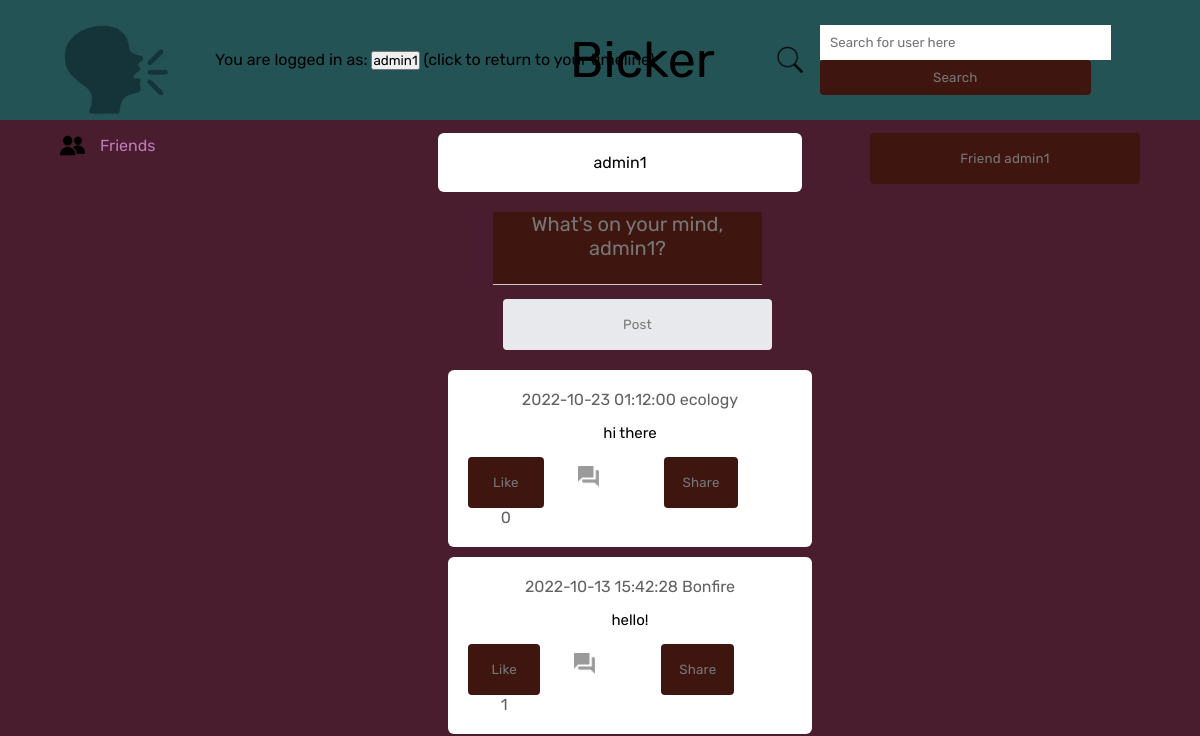
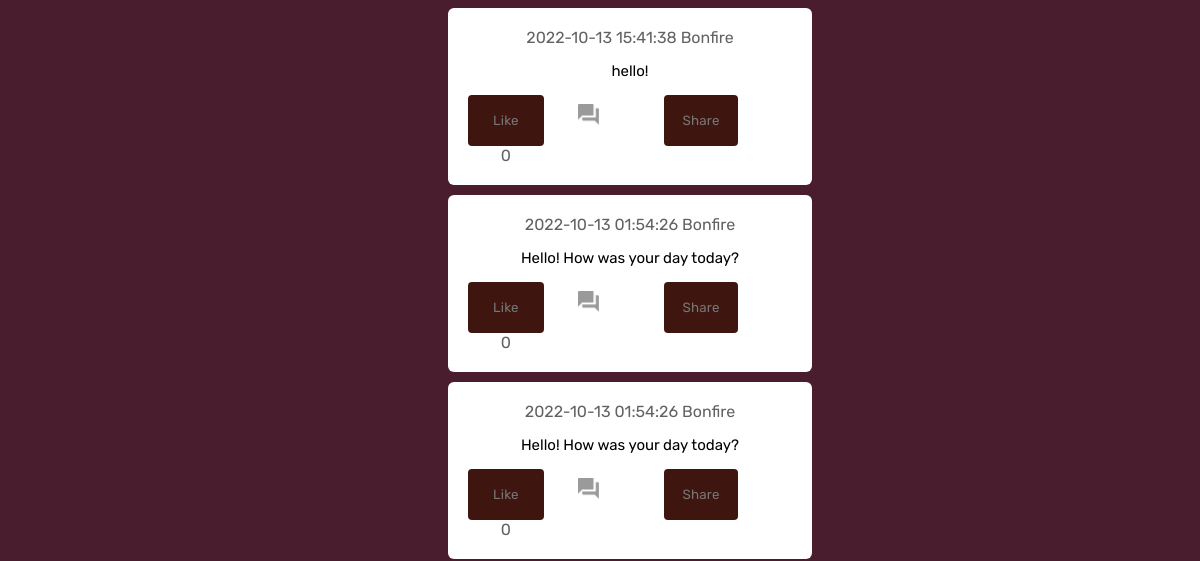
Before: /frontpage (signed in, upper part) with the older database file (2 pictures, top to bottom).
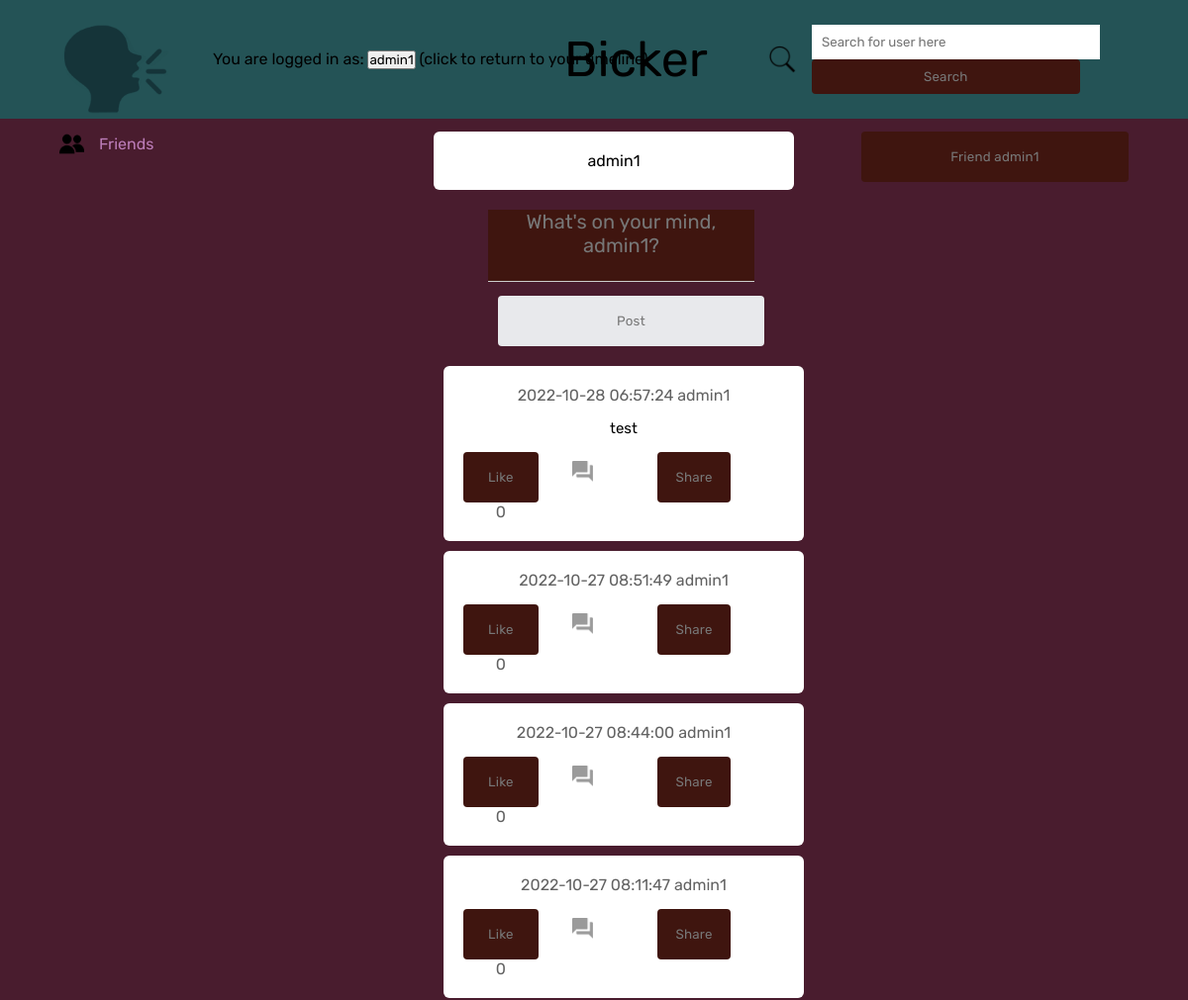
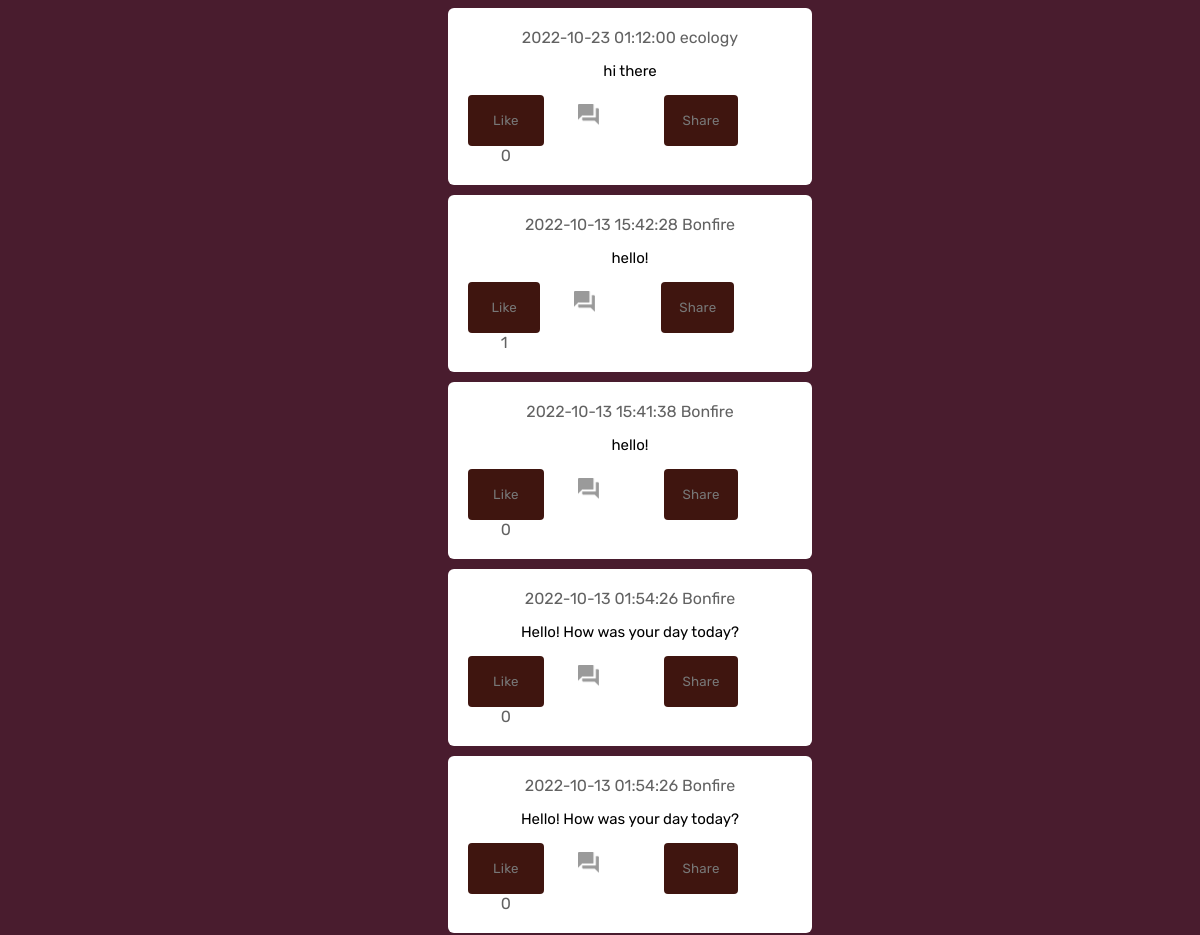
After: the same page with the newer database file (2 pictures, top to bottom).
### tables this page shows
CREATE TABLE posts (
    id INTEGER PRIMARY KEY AUTOINCREMENT,
    content text NOT NULL,
    username text NOT NULL,
    created_at DATETIME DEFAULT CURRENT_TIMESTAMP, likes INT DEFAULT 0,
    FOREIGN KEY(username) REFERENCES users(username)
);

### app.py (the view)
@app.route('/frontpage', methods=['GET', 'POST'])
def frontpage():
    global current_user
    global current_page
    if current_user is None:
        return redirect("/login")
    conn = db_connection()
    cursor = conn.cursor()
    cursor.execute("""SELECT id, content, username, created_at, likes, follower_name
                  FROM posts
                  INNER JOIN followers ON username=followed_name
                  WHERE follower_name=?
                  UNION ALL
                  SELECT id, content, username, created_at, likes, 'blank' AS follower_name
                  FROM posts
                  WHERE username=?
                  UNION ALL
                  SELECT id, content, username, created_at, likes, 'blank' AS follower_name
                  FROM posts
                  INNER JOIN shared_posts ON id=post_id
                  WHERE shared_userid=?
                  ORDER BY id DESC""", (current_user, current_user, current_user))
    post_list = []
    for row in cursor.fetchall():
            post_list.append(row)
    if not post_list:
        cursor.execute("""SELECT * FROM posts WHERE id=12""")
        for row in cursor.fetchall():
            post_list.append(row)
    if request.method == 'POST':
        if request.form.get("post-input") is not None:
            new_post = request.form['post-input']
            sql_query = """INSERT INTO posts (content, username)
                    VALUES (?, ?)"""
            cursor = cursor.execute(sql_query, (new_post, current_user))
            conn.commit()
            sql_query = """SELECT id, content, username, created_at, likes, follower_name
                  FROM posts
                  INNER JOIN followers ON username=followed_name
                  WHERE follower_name=?
                  UNION ALL
                  SELECT id, content, username, created_at, likes, 'blank' AS follower_name
                  FROM posts
                  WHERE username=?
                  UNION ALL
                  SELECT id, content, username, created_at, likes, 'blank' AS follower_name
                  FROM posts
                  INNER JOIN shared_posts ON id=post_id
                  WHERE shared_userid=?
                  ORDER BY id DESC"""
            cursor.execute(sql_query, (current_user, current_user, current_user))
            post_list.clear()
            for row in cursor.fetchall():
                post_list.append(row)
            current_page = current_user
            return render_template('frontpage.html', user=current_user, postlist = post_list,
                                    currentuser=current_user)
        elif request.form.get("searchuser") is not None:
            current_search = request.form['searchuser']
            sql_query = """SELECT * FROM posts WHERE username=? ORDER BY id DESC"""
            cursor.execute(sql_query, (current_search,))
            post_list.clear()
            for row in cursor.fetchall():
                post_list.append(row)
            current_page = current_search
            print (current_page)
            return render_template('frontpage.html', user=current_search, postlist = post_list,
                                    currentuser=current_user)
        elif request.form.get("frienduser") is not None:
            friend_status = 0
            sql_query = """INSERT INTO followers (follower_name, followed_name, status)
                     VALUES (?, ?, ?)"""
            cursor = cursor.execute(sql_query, (current_user, current_page, friend_status))
            conn.commit()
            sql_query = """SELECT * FROM posts WHERE username=? ORDER BY id DESC"""
            cursor.execute(sql_query, (current_page,))
            post_list.clear()
            for row in cursor.fetchall():
                post_list.append(row)
            return render_template('frontpage.html', user=current_page, postlist = post_list,
                                    currentuser=current_user)
        elif request.form.get("friendlist") is not None:
            return redirect("/friends")
        elif request.form.get('sharebutton') is not None:
            sharedID = request.form.get('sharebutton')
            sql_query = """INSERT INTO shared_posts (shared_userid, post_id)
                     VALUES (?, ?)"""
            cursor.execute(sql_query, (current_user, sharedID,))
            conn.commit()
            sql_query = """SELECT * FROM posts WHERE username=? ORDER BY id DESC"""
            cursor.execute(sql_query, (current_page,))
            post_list.clear()
            for row in cursor.fetchall():
                post_list.append(row)
            return render_template('frontpage.html', user=current_page, postlist = post_list,
                                    currentuser=current_user)
        elif request.form.get('likebutton') is not None:
            likedID = request.form.get('likebutton')
            sql_query = """UPDATE posts SET likes = likes + 1 WHERE id = ?"""
            cursor.execute(sql_query, (likedID,))
            conn.commit()
            return redirect("/frontpage")
        elif request.form.get('return') is not None:
            return redirect("/frontpage")
    else:
        current_page = current_user
        return render_template('frontpage.html', user=current_user, postlist = post_list,
                                currentuser=current_user)

### app.py (called while the page is built)
def db_connection():
    conn = None
    try:
        conn = sqlite3.connect("bickerdb.sqlite")
    except sqlite3.error as e:
        print(e)
    return conn

### templates/frontpage.html (shortened to what this page needs)
<!DOCTYPE html>
<html lang="en">
<head>
    <link rel= "stylesheet" type= "text/css" href= "{{ url_for('static',filename='stylefront.css') }}">
</head>
<body>
    <nav>
        <div class = "nav-left">
            <img src="{{ url_for('static', filename='bickerlogo.png') }}" alt="Bicker Logo" class = "logo">
            <form action="" method="post">
                You are logged in as:
                <input class="btn btn-default" name="return" type="submit" value="{{ currentuser }}">
                (click to return to your timeline)
            </form>
        </div>
        <div class = "nav-middle">
            Bicker
        </div>
        <div class = "nav-right">
            <div class = "search-box">
                <img src = "{{ url_for('static', filename='searchicon.png') }}" alt = "search icon">
            <form action="" method="post">
                <input type="text" placeholder="Search for user here" name="searchuser" value="{{
                    request.form.searchuser }}">
                <input class="searchbutton" type="submit" value="Search">
            </form>
            </div>
        </div>
    </nav>
    <div class="container">
        <div class="left-sidebar">
            <div class="important-links">
                <a href="{{ url_for('friends_list') }}" style = "color: #bc7db9;"><img src = "{{ url_for('static', filename='friendsicon.png') }}" alt = "friends icon">Friends</a>
            </div>
        </div>
        <div class="main-content">
            <div class="write-post-container">
                <div>
                    <p> {{ user }} </p>
                </div>
            </div>
            <div class="post-input-container">
                <form action="{{ url_for('frontpage') }}" method="post">
                    <textarea name = "post-input" id = "post-input" placeholder = "What's on your mind, {{ currentuser }}?" rows = 3></textarea>
                    <button type = "submit" class = "postsubmit">
                        Post
                    </button>
                </form>
            </div>
            {% for row in postlist %}
            <div class="post-container">
                <div class="timestamp">
                    <span>{{ row[3] }}</span>
                    <span>{{ row[2] }}</span>
                </div>
                <p class = "post-text">{{ row[1] }}</p>
                <div class="post-row">
                    <div class = "activity-icons">
                        <div><form action="" method="post">
                            <input type="submit" value="Like" class = "likebutton">
                            <span>{{ row[4] }}</span>
                        </form>
                        </div>
                            <div>
                                <img src = "{{ url_for('static', filename='comments.png') }}">
                            </div>
                        <div>
                            <form action="" method="post">
                                <input type="submit" value="Share" class="sharebutton">
                            </form>
                        </div>
                    </div>
                </div>
            </div>
            {% endfor %}
        </div>
        <div class="right-sidebar">
            <form action="" method="post">
                <input class="friendbutton" name="frienduser" type="submit" value="Friend {{ user }}">
            </form>
        </div>
    </div>
</body>
</html>

### static/stylefront.css (style rules this page uses)
* { margin: 0; padding: 0; font-family: 'Rubik', sans-serif; }
body { background: #491c2e; }
nav { display: flex; align-items: center; justify-content: space-between; background: #245356; padding: 5px 5%; position: sticky; top: 0; z-index: 100; }
.logo { width: 110px; margin-right: 45px; }
.nav-left, .nav-right { display: flex; align-items: center; }
.nav-middle { font-size: 50px; position: absolute; left: 47.5%; }
.nav-right img { width: 30px; margin-right: 15px; }
.friendbutton { width: 100%; border: none; padding: 18px; font-family: 'Rubik', sans-serif; cursor: pointer; background: #3f150f; color: #777; border-top-right-radius: 4px; border-top-left-radius: 4px; border-bottom-left-radius: 4px; border-bottom-right-radius: 4px; letter-spacing: 0.2px; outline: 0; transition: all .3s; text-align: center; }
.searchbutton { width: 100%; border: none; padding: 18px; font-family: 'Rubik', sans-serif; cursor: pointer; background: #3f150f; color: #777; border-top-right-radius: 4px; border-top-left-radius: 4px; border-bottom-left-radius: 4px; border-bottom-right-radius: 4px; letter-spacing: 0.2px; outline: 0; transition: all .3s; text-align: center; }
.search-box { width: 350px; border-radius: 20px; display: flex; align-items: center; padding: 0 15px; background: transparent; }
.search-box input { width: 100%; padding: 10px; outline: none; border: 0; }
.container { display: flex; justify-content: space-between; padding: 13px 5%; }
.left-sidebar { flex-basis: 25%; position: sticky; top: 70px; align-self: flex-start; border-radius: 3%; }
.right-sidebar { flex-basis: 25%; position: sticky; top: 70px; align-self: flex-start; border-radius: 3%; }
.main-content { flex-basis: 30%; }
.important-links a { text-decoration: none; display: flex; align-items: center; margin-bottom: 30px; width: fit-content; }
.important-links img { width: 25px; margin-right: 15px; }
.write-post-container { width: 100%; background: #fff; border-radius: 6px; padding: 20px; columns: #626262; text-align: center; }
.post-input-container { padding-left: 55px; padding-top: 20px; }
.post-input-container textarea { width: 100%; border: 0; outline: 0; border-bottom: 1px solid #ccc; background: #3f150f; text-align: center; font-size: 20px; resize: none; }
.post-input-container textarea::placeholder { color: #777; }
.post-container { width:100%; background: #fff; border-radius: 6px; padding: 20px; color: #626262; text-align: center; margin:10px; }
.post-text { color: black; margin: 15px 0; font-size: 15px; }
.postsubmit { width: 100%; border: none; padding: 18px; font-family: 'Rubik', sans-serif; cursor: pointer; background: #e8e9ec; color: #777; border-top-right-radius: 4px; border-top-left-radius: 4px; border-bottom-left-radius: 4px; border-bottom-right-radius: 4px; letter-spacing: 0.2px; outline: 0; transition: all .3s; text-align: center; align-items: center; margin: 10px; }
.post-row { display: flex; align-items: center; justify-content: space-between; }
.activity-icons div img { width: 40%; margin-right: 10px; }
.activity-icons div { display: inline-flex; align-items: center; margin-right: 30px; }
.likebutton { width: 100%; border: none; padding: 18px; font-family: 'Rubik', sans-serif; cursor: pointer; background: #3f150f; color: #777; border-top-right-radius: 4px; border-top-left-radius: 4px; border-bottom-left-radius: 4px; border-bottom-right-radius: 4px; letter-spacing: 0.2px; outline: 0; transition: all .3s; text-align: center; }
.sharebutton { width: 100%; border: none; padding: 18px; font-family: 'Rubik', sans-serif; cursor: pointer; background: #3f150f; color: #777; border-top-right-radius: 4px; border-top-left-radius: 4px; border-bottom-left-radius: 4px; border-bottom-right-radius: 4px; letter-spacing: 0.2px; outline: 0; transition: all .3s; text-align: center; }

Changed rows visible on the page:
added posts: created_at "2022-10-28 06:57:24", username "admin1", content "test", likes "0"
added posts: created_at "2022-10-27 08:51:49", username "admin1", likes "0"
added posts: created_at "2022-10-27 08:44:00", username "admin1", likes "0"
added posts: created_at "2022-10-27 08:11:47", username "admin1", likes "0"
